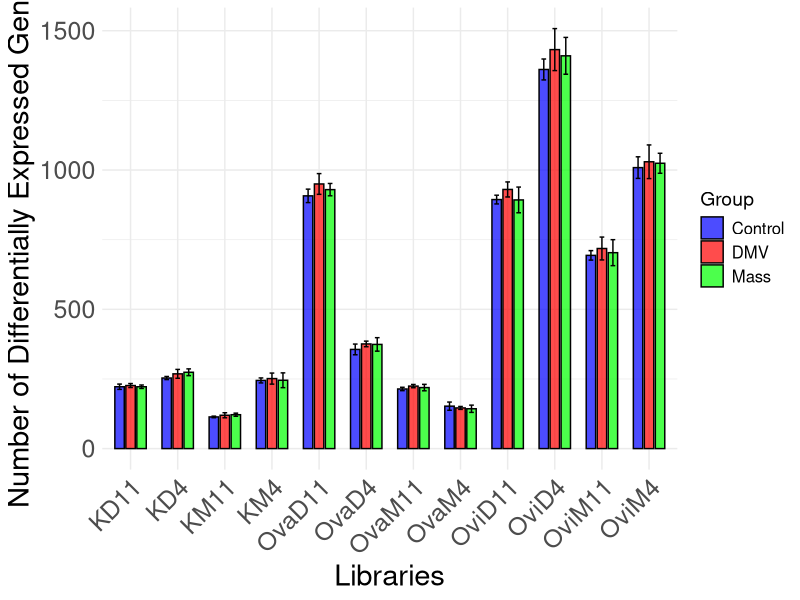
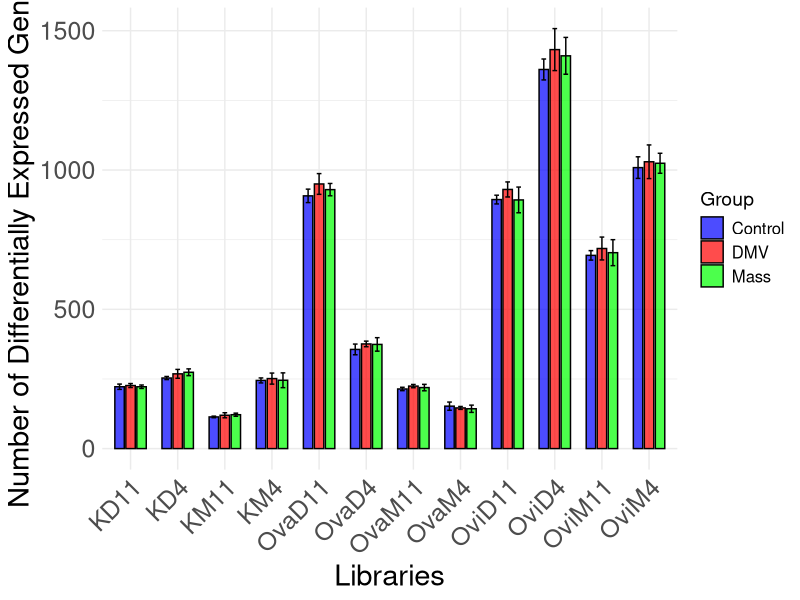

Recreate these plots in R, in order.
# Load necessary libraries
library(ggplot2)
library(dplyr)
library(tidyr)

# Create mean data (from user input)
data_mean <- data.frame(
  Group = c("Control", "DMV", "Mass"),
  KD4 = c(253.33, 268.33, 274),
  KD11 = c(222, 226.33, 222),
  KM4 = c(244.67, 251.33, 245.33),
  KM11 = c(113.67, 119.67, 121.67),
  OvaD4 = c(356, 375.67, 374),
  OvaD11 = c(907.33, 950, 929.67),
  OvaM4 = c(152.33, 146, 143),
  OvaM11 = c(214, 224.33, 219),
  OviD4 = c(1361, 1432.33, 1410),
  OviD11 = c(894, 930.33, 892.67),
  OviM4 = c(1008.67, 1029.67, 1024.33),
  OviM11 = c(693.67, 718.33, 703.33)
)

# Create standard deviation data (from user input)
data_std <- data.frame(
  Group = c("Control", "DMV", "Mass"),
  KD4 = c(5.51, 15.95, 12.12),
  KD11 = c(9.54, 7.09, 6.24),
  KM4 = c(8.96, 19.86, 26.56),
  KM11 = c(2.89, 9.07, 5.51),
  OvaD4 = c(19.16, 10.02, 24.25),
  OvaD11 = c(24.17, 37.27, 22.12),
  OvaM4 = c(14.74, 5.29, 13),
  OvaM11 = c(6, 5.86, 11.53),
  OviD4 = c(37.64, 75.37, 66.09),
  OviD11 = c(15.72, 27.02, 46.11),
  OviM4 = c(38.79, 60.45, 35.92),
  OviM11 = c(17.01, 40.99, 46.70)
)

# Convert data to long format for ggplot
data_long <- pivot_longer(data_mean, cols = -Group, names_to = "Library", values_to = "Mean")
std_long <- pivot_longer(data_std, cols = -Group, names_to = "Library", values_to = "SD")

# Merge mean and standard deviation data
data_plot <- left_join(data_long, std_long, by = c("Group", "Library"))

# Define colors (matching violin plot)
group_colors <- c("Control" = rgb(0, 0, 1, alpha = 0.7),  # Blue with transparency
                  "DMV" = rgb(1, 0, 0, alpha = 0.7),      # Red with transparency
                  "Mass" = rgb(0, 1, 0, alpha = 0.7))     # Green with transparency

# Create bar plot with error bars
p <- ggplot(data_plot, aes(x = Library, y = Mean, fill = Group)) +
  geom_bar(stat = "identity", position = position_dodge(width = 0.7), width = 0.6, color = "black") +
  geom_errorbar(aes(ymin = Mean - SD, ymax = Mean + SD), position = position_dodge(width = 0.7), width = 0.3) +
  scale_fill_manual(values = group_colors) +
  labs(x = "Libraries",
       y = "Number of Differentially Expressed Genes") +
  theme_minimal() +
  theme(
    axis.text.x = element_text(angle = 45, hjust = 1, size = 12 * 1.5),  # Rotate x-axis labels & enlarge
    axis.text.y = element_text(size = 12 * 1.5),  # Enlarge y-axis labels
    axis.title = element_text(size = 14 * 1.5),  # Enlarge axis titles
    legend.text = element_text(size = 12),  # Enlarge legend text
    legend.title = element_text(size = 14)  # Enlarge legend title
  )

# Save the plot
ggsave("barplot_DEG_with_SD.png", p, width = 10, height = 6)

# Display the plot
print(p)

